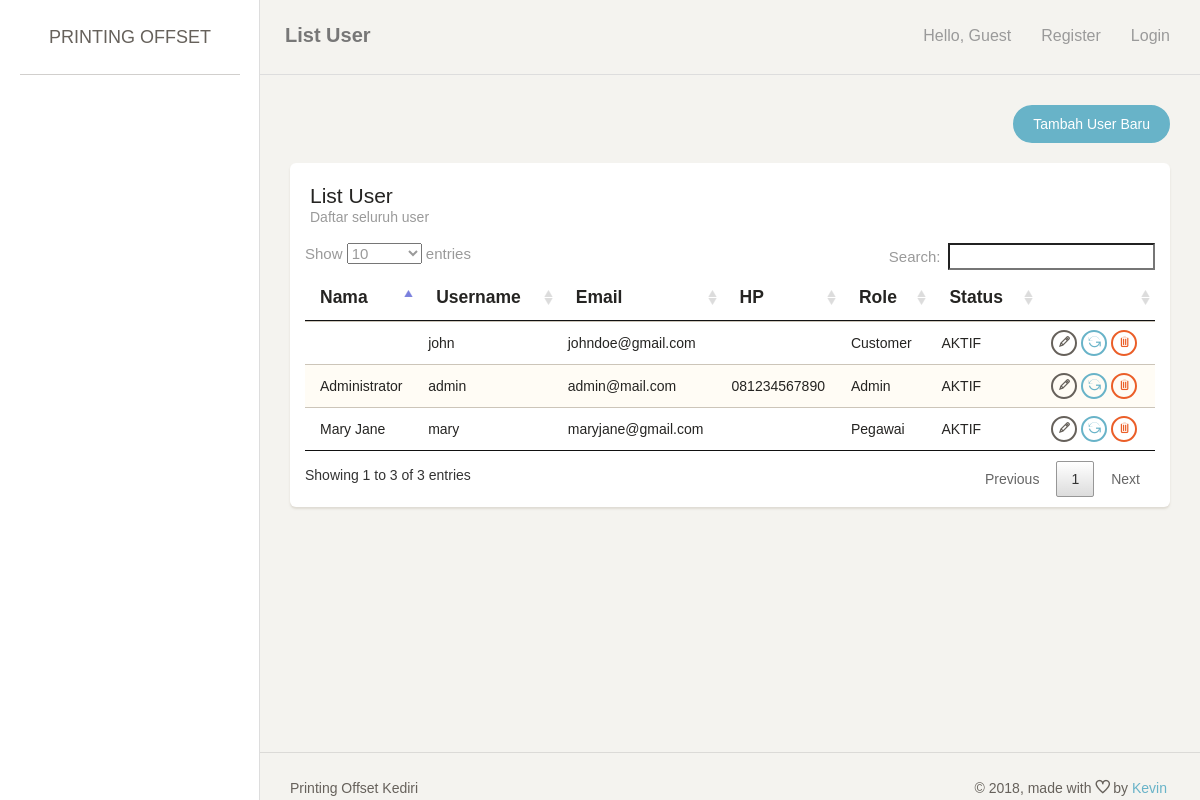
The app's page /index.php/user with its own data.
### tables this page shows
CREATE TABLE `user` (
  `id_user` int(11) NOT NULL,
  `nama_user` varchar(255) DEFAULT NULL,
  `alamat_user` varchar(255) DEFAULT NULL,
  `no_hp` varchar(14) DEFAULT NULL,
  `email` varchar(255) DEFAULT NULL,
  `photo` varchar(255) DEFAULT NULL,
  `username` varchar(255) DEFAULT NULL,
  `password` varchar(255) DEFAULT NULL,
  `role` int(11) DEFAULT NULL,
  `is_active` smallint(6) DEFAULT NULL
);

### application/controllers/User.php (called while the page is built, shortened)
<?php
class User extends CI_Controller {
	public function index() {
		$this->lst();
	}
	public function lst() {
		if ($_SESSION['printer']['user']['role'] == 0){
			$data['page_title'] = 'List User';
			$data['page_note'] = 'Daftar seluruh user';
			$data['row'] = $this->MUser->getAll();
			$this->load->view('header', $data);
			$this->load->view('user_list', $data);
			$this->load->view('footer', $data);
		} else {
			redirect('login');
		}
	}
}

### index.php (called while the page is built, shortened)
<?php
require_once BASEPATH.'core/CodeIgniter.php';

### application/models/User_model.php (called while the page is built, shortened)
<?php
class User_model extends CI_Model {
	public function getAll() {
		return $this->db->get('user')->result_array();
	}
}

### application/views/user_list.php (the view, shortened to what this page needs)
<div class="content">
    <div class="container-fluid">
        <div class="row">
            <div class="col-md-12">
                <div align="right">
                    <a href="<?= site_url('user/add/'); ?>" class="btn btn-info btn-fill btn-wd">Tambah User Baru</a>
                </div>
                <br/>
                <div class="card">
                    <div class="header">
                        <h4 class="title"><?= $page_title; ?></h4>
                        <p class="category"><?= $page_note; ?></p>
                    </div>
                    <div class="content table-responsive">
                        <table id="myTable" class="table table-striped">
                            <thead><tr>
                                <th>Nama</th>
                                <th>Username</th>
                                <th>Email</th>
                                <th>HP</th>
                                <th>Role</th>
                                <th>Status</th>
                                <th></th>
                            </tr></thead>
                            <tbody>
                                <?php foreach ($row as $key => $value) {
                                    ?>
                                    <tr>
                                        <td><?= $value['nama_user']; ?></td>
                                        <td><?= $value['username']; ?></td>
                                        <td><?= $value['email']; ?></td>
                                        <td><?= $value['no_hp']; ?></td>
                                        <td>
                                            <?php if ($value['role'] == 0) echo 'Admin';
                                            else if ($value['role'] == 1) echo 'Pegawai';
                                            else echo 'Customer'; ?>
                                        </td>
                                        <td>
                                            <?php if ($value['is_active'] == 1) echo 'AKTIF';
                                            else echo 'NON-AKTIF'; ?>
                                        </td>
                                        <td align="center">
                                            <a href="<?= site_url('user/edit/'.$value['id_user']); ?>" class="btn btn-waning btn-xs"><span class="ti-pencil" title="Edit"></span></a>
                                            <?php if ($value['is_active']) { ?>
                                                <a href="<?= site_url('user/active/'.$value['id_user']); ?>" class="btn btn-info btn-xs"><span class="ti-reload" title="Deactivate"></span></a>
                                            <?php } else { ?>
                                                <?= form_hidden('status', 1); ?>
                                                <a href="<?= site_url('user/active/'.$value['id_user']); ?>" class="btn btn-info btn-xs"><span class="ti-reload" title="Activate"></span></a>
                                            <?php } ?>
                                            <a href="<?= site_url('user/delete/'.$value['id_user']); ?>" class="btn btn-danger btn-xs"><span class="ti-trash" title="Delete"></span></a>
                                        </td>
                                    </tr>
                                    <?php
                                } ?>
                            </tbody>
                        </table>
                    </div>
                </div>
            </div>
        </div>
    </div>
</div>

### records on screen
user: nama_user "Administrator", username "admin", email "admin@mail.com", no_hp "081234567890", role "Admin", is_active "AKTIF"
user: nama_user "Mary Jane", username "mary", email "maryjane@gmail.com", role "Pegawai", is_active "AKTIF"
user: username "john", email "johndoe@gmail.com", role "Customer", is_active "AKTIF"

### other values on screen
$page_title "List User"
$page_note "Daftar seluruh user"
